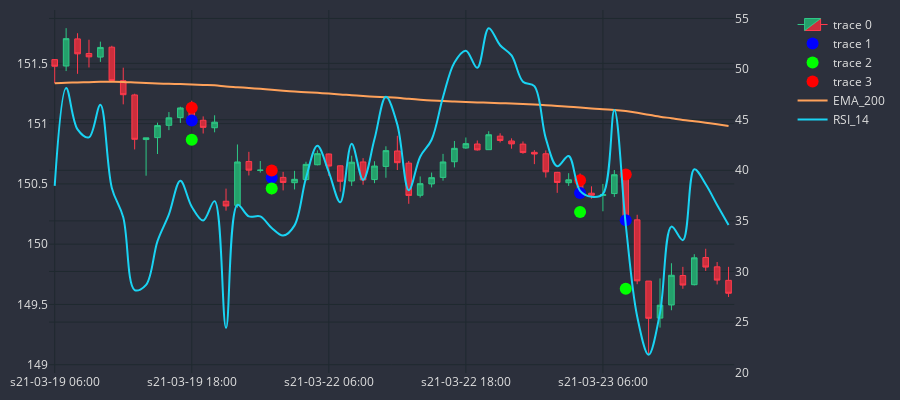

Write notebook code for a chart like this one.
### Code cell
df_plot = df_slim.iloc[890:950]
cp = CandlePlot(df_plot, candles=True)

trades = cp.df_plot[cp.df_plot.SIGNAL != NONE]

markers = ['mid_c', "TP", "SL"]
marker_colors = ["#0000FF", '#00FF00', '#FF0000']

for i in range(3):
    cp.fig.add_trace(go.Scatter(
        x = trades.sTime,
        y = trades[markers[i]],
        mode = 'markers',
        marker=dict(color=marker_colors[i], size=12)
    ))

cp.show_plot(line_traces=["EMA_200"], sec_traces=['RSI_14'])
